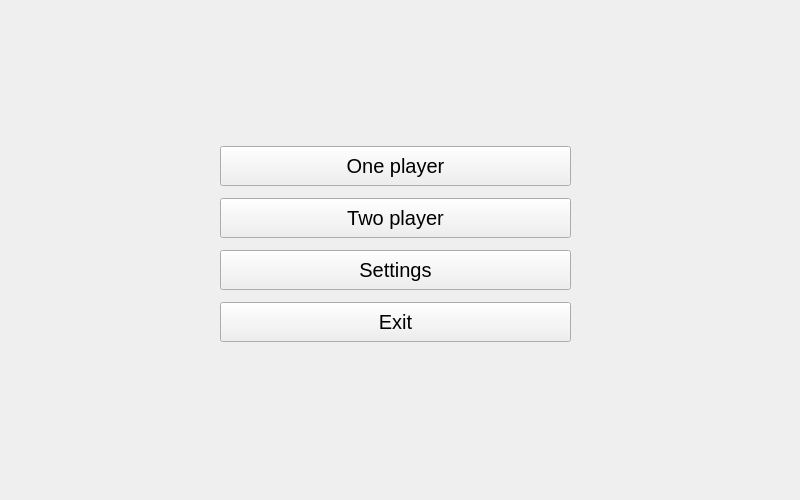
<?xml version="1.0" encoding="UTF-8"?>
<ui version="4.0">
 <class>main_menu_widget</class>
 <widget class="QWidget" name="main_menu_widget">
  <property name="geometry">
   <rect>
    <x>0</x>
    <y>0</y>
    <width>800</width>
    <height>500</height>
   </rect>
  </property>
  <property name="windowTitle">
   <string>Form</string>
  </property>
  <widget class="QWidget" name="verticalLayoutWidget">
   <property name="geometry">
    <rect>
     <x>220</x>
     <y>140</y>
     <width>351</width>
     <height>211</height>
    </rect>
   </property>
   <layout class="QVBoxLayout" name="main_menu_buttons">
    <item>
     <widget class="QPushButton" name="one_player_button">
      <property name="minimumSize">
       <size>
        <width>0</width>
        <height>40</height>
       </size>
      </property>
      <property name="font">
       <font>
        <pointsize>15</pointsize>
       </font>
      </property>
      <property name="text">
       <string>One player</string>
      </property>
     </widget>
    </item>
    <item>
     <widget class="QPushButton" name="two_player_button">
      <property name="minimumSize">
       <size>
        <width>0</width>
        <height>40</height>
       </size>
      </property>
      <property name="font">
       <font>
        <pointsize>15</pointsize>
       </font>
      </property>
      <property name="text">
       <string>Two player</string>
      </property>
     </widget>
    </item>
    <item>
     <widget class="QPushButton" name="settings_button">
      <property name="minimumSize">
       <size>
        <width>0</width>
        <height>40</height>
       </size>
      </property>
      <property name="font">
       <font>
        <pointsize>15</pointsize>
       </font>
      </property>
      <property name="text">
       <string>Settings</string>
      </property>
     </widget>
    </item>
    <item>
     <widget class="QPushButton" name="exit_button">
      <property name="minimumSize">
       <size>
        <width>0</width>
        <height>40</height>
       </size>
      </property>
      <property name="font">
       <font>
        <pointsize>15</pointsize>
       </font>
      </property>
      <property name="text">
       <string>Exit</string>
      </property>
     </widget>
    </item>
   </layout>
  </widget>
 </widget>
 <resources/>
 <connections/>
</ui>
